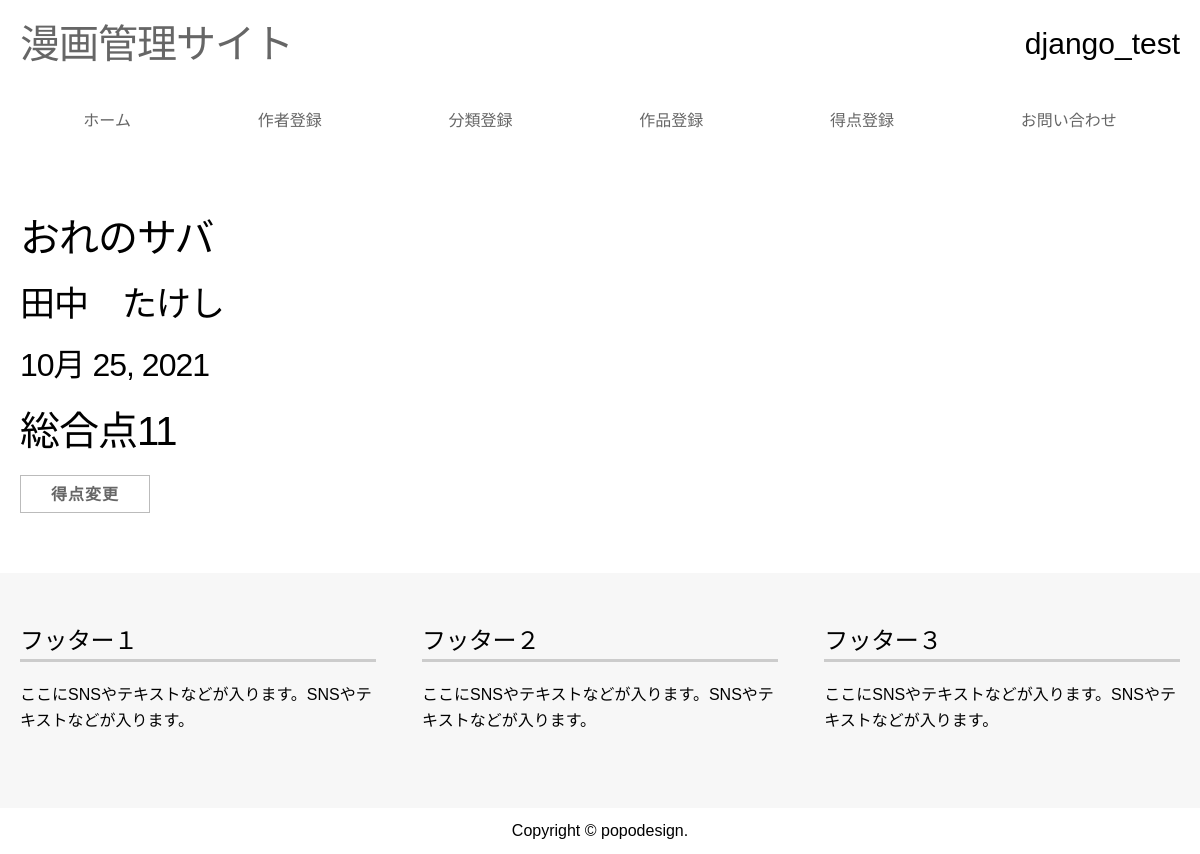
Before: /title/7/ with the older database file.
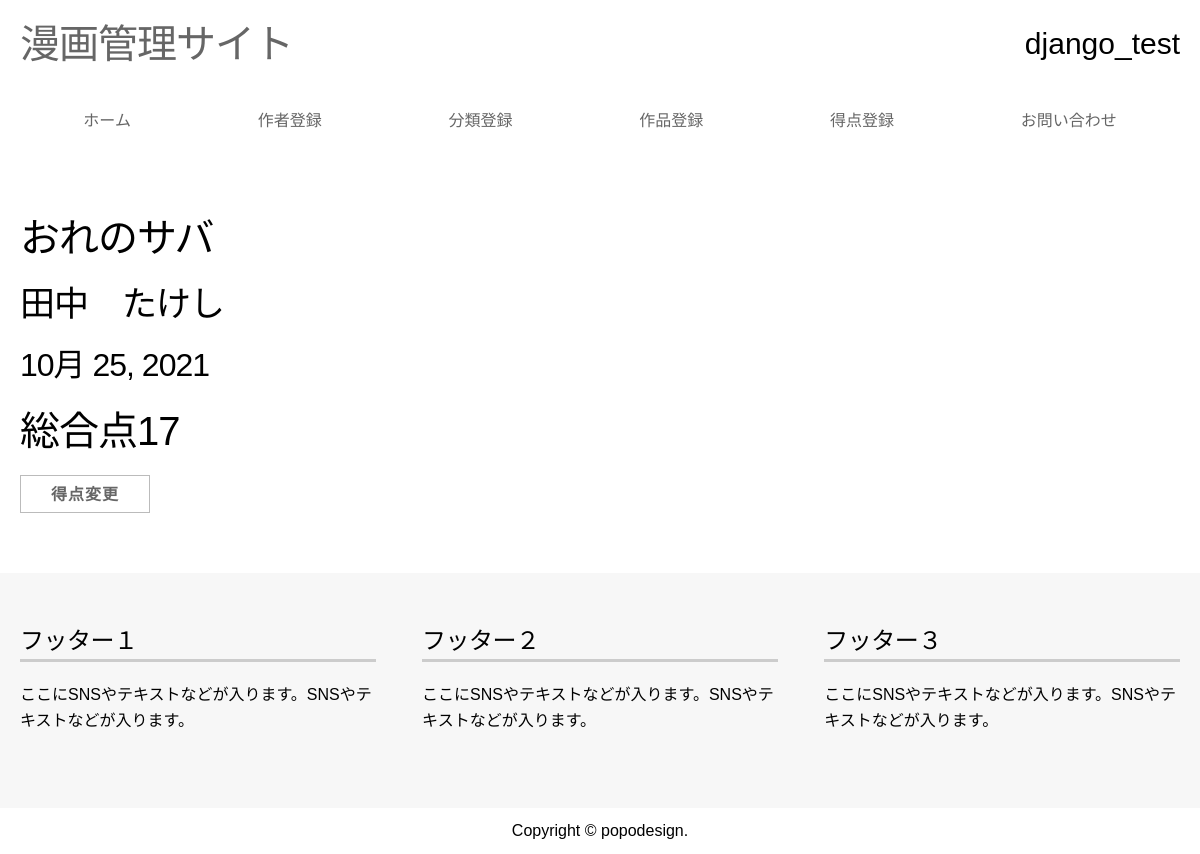
After: the same page with the newer database file.
### comic_app/models.py (models this page shows, shortened)
class Title(models.Model):
    book_title = models.CharField(max_length=100, verbose_name="タイトル")
    author_name = models.ForeignKey(Author, on_delete=models.CASCADE, verbose_name="作者", related_name='author_name')
    category_name = models.ForeignKey(Category, on_delete=models.CASCADE, verbose_name="カテゴリー", related_name="category_name")
    watch_number = models.PositiveSmallIntegerField(verbose_name="最終巻数", null=True, blank=True)
    watch_date = models.DateField(verbose_name="読んだ日")
    state_choice = ((1, "未完"), (2,"完結"))
    state = models.IntegerField(verbose_name="状態", null=False, blank=False, choices=state_choice)

class Evaluation(models.Model):
    book_title = models.OneToOneField(Title, on_delete=models.CASCADE, verbose_name="タイトル", related_name='evaluation')
    story = models.PositiveSmallIntegerField(verbose_name="内容", validators=[MinValueValidator(1), MaxValueValidator(10)])
    draw = models.PositiveSmallIntegerField(verbose_name="画力", validators=[MinValueValidator(1), MaxValueValidator(10)])
    fit = models.PositiveSmallIntegerField(verbose_name="面白さ", validators=[MinValueValidator(1), MaxValueValidator(10)])
    character = models.PositiveSmallIntegerField(verbose_name="キャラクター", validators=[MinValueValidator(1), MaxValueValidator(10)])
    total_score = models.IntegerField(verbose_name="合計", null=True, blank=True)

class Author(models.Model):
    name = models.CharField(max_length=100, verbose_name="作者")
    def __str__(self):
        return self.name

### comic_app/views.py (the view)
# urls.py: path("title/<int:pk>/", views.TitleDetailView.as_view(), name="title_detail" ),
class TitleDetailView(generic.DetailView):
    model = Title
    templatename = "comic_app/detail.html"

### templates/comic_app/title_detail.html
{% extends "comic_app/newbase.html" %}
{% load static %}
{% block content %}
<div class="container">
    <h1>{{ title.book_title }}
    <h2>{{ title.author_name }}
    <h3>{{ title.watch_date }}
    <h1><strong>総合点{{ title.evaluation.total_score }}</strong></h1>
    <button type="submit"><a href={% url 'comic_app:update/evaluation' title.evaluation.pk %}>得点変更</a></button>
</div>
{% endblock %}

Changed rows visible on the page:
changed through a linked row, Title "おれのサバ": evaluation.total_score "11" → "17"
